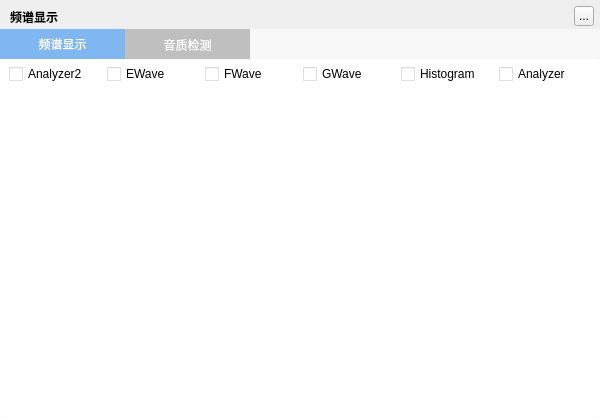
<?xml version="1.0" encoding="UTF-8"?>
<ui version="4.0">
 <class>MusicSpectrumWidget</class>
 <widget class="QWidget" name="MusicSpectrumWidget">
  <property name="geometry">
   <rect>
    <x>0</x>
    <y>0</y>
    <width>600</width>
    <height>418</height>
   </rect>
  </property>
  <property name="windowTitle">
   <string>频谱显示</string>
  </property>
  <widget class="QLabel" name="background">
   <property name="geometry">
    <rect>
     <x>0</x>
     <y>0</y>
     <width>600</width>
     <height>418</height>
    </rect>
   </property>
   <property name="text">
    <string/>
   </property>
  </widget>
  <widget class="QLabel" name="topTitleName">
   <property name="geometry">
    <rect>
     <x>10</x>
     <y>4</y>
     <width>171</width>
     <height>25</height>
    </rect>
   </property>
   <property name="styleSheet">
    <string notr="true">color:&quot;#FFFFFF&quot;;font-weight:bold</string>
   </property>
   <property name="text">
    <string>频谱显示</string>
   </property>
  </widget>
  <widget class="QToolButton" name="topTitleCloseButton">
   <property name="geometry">
    <rect>
     <x>574</x>
     <y>6</y>
     <width>20</width>
     <height>20</height>
    </rect>
   </property>
   <property name="text">
    <string>...</string>
   </property>
  </widget>
  <widget class="QWidget" name="backgroundMask" native="true">
   <property name="geometry">
    <rect>
     <x>0</x>
     <y>29</y>
     <width>600</width>
     <height>389</height>
    </rect>
   </property>
   <property name="styleSheet">
    <string notr="true">background:rgba(255,255,255,150)</string>
   </property>
   <widget class="QTabWidget" name="mainViewWidget">
    <property name="geometry">
     <rect>
      <x>0</x>
      <y>0</y>
      <width>600</width>
      <height>390</height>
     </rect>
    </property>
    <property name="styleSheet">
     <string notr="true">QTabWidget{
    border:none;
}
QTabBar::tab {
	height:30px;
	width:125px;
    background-color: #BFBFBF;
    color: white;
}
QTabBar::tab:selected {
    background-color: #80B7F1;
    color: white
}</string>
    </property>
    <property name="currentIndex">
     <number>0</number>
    </property>
    <widget class="QWidget" name="spectrumWidget">
     <attribute name="title">
      <string>频谱显示</string>
     </attribute>
     <layout class="QVBoxLayout" name="spectrumLayout">
      <property name="spacing">
       <number>0</number>
      </property>
      <property name="leftMargin">
       <number>0</number>
      </property>
      <property name="topMargin">
       <number>0</number>
      </property>
      <property name="rightMargin">
       <number>0</number>
      </property>
      <property name="bottomMargin">
       <number>0</number>
      </property>
      <item>
       <widget class="QWidget" name="spectrumFuncionts" native="true">
        <property name="minimumSize">
         <size>
          <width>0</width>
          <height>30</height>
         </size>
        </property>
        <property name="maximumSize">
         <size>
          <width>16777215</width>
          <height>30</height>
         </size>
        </property>
        <layout class="QHBoxLayout" name="spectrumFunciontsLayout">
         <property name="leftMargin">
          <number>9</number>
         </property>
         <property name="topMargin">
          <number>0</number>
         </property>
         <property name="rightMargin">
          <number>9</number>
         </property>
         <property name="bottomMargin">
          <number>0</number>
         </property>
         <item>
          <widget class="QCheckBox" name="analyzer2Box">
           <property name="text">
            <string>Analyzer2</string>
           </property>
          </widget>
         </item>
         <item>
          <widget class="QCheckBox" name="ewaveBox">
           <property name="text">
            <string>EWave</string>
           </property>
          </widget>
         </item>
         <item>
          <widget class="QCheckBox" name="fwaveBox">
           <property name="text">
            <string>FWave</string>
           </property>
          </widget>
         </item>
         <item>
          <widget class="QCheckBox" name="gwaveBox">
           <property name="text">
            <string>GWave</string>
           </property>
          </widget>
         </item>
         <item>
          <widget class="QCheckBox" name="histogramBox">
           <property name="text">
            <string>Histogram</string>
           </property>
          </widget>
         </item>
         <item>
          <widget class="QCheckBox" name="analyzerBox">
           <property name="text">
            <string>Analyzer</string>
           </property>
          </widget>
         </item>
        </layout>
       </widget>
      </item>
      <item>
       <widget class="QWidget" name="spectrumAreaWidget" native="true">
        <layout class="QVBoxLayout" name="spectrumAreaLayout">
         <property name="spacing">
          <number>2</number>
         </property>
         <property name="leftMargin">
          <number>9</number>
         </property>
         <property name="topMargin">
          <number>0</number>
         </property>
         <property name="bottomMargin">
          <number>5</number>
         </property>
        </layout>
       </widget>
      </item>
     </layout>
    </widget>
    <widget class="QWidget" name="spekWidget">
     <attribute name="title">
      <string>音质检测</string>
     </attribute>
     <layout class="QVBoxLayout" name="spekLayout">
      <property name="spacing">
       <number>0</number>
      </property>
      <property name="leftMargin">
       <number>0</number>
      </property>
      <property name="topMargin">
       <number>0</number>
      </property>
      <property name="rightMargin">
       <number>0</number>
      </property>
      <property name="bottomMargin">
       <number>0</number>
      </property>
      <item>
       <widget class="QWidget" name="spekFuncionts" native="true">
        <property name="minimumSize">
         <size>
          <width>0</width>
          <height>30</height>
         </size>
        </property>
        <property name="maximumSize">
         <size>
          <width>16777215</width>
          <height>30</height>
         </size>
        </property>
        <layout class="QHBoxLayout" name="spekFunciontsLayout">
         <property name="leftMargin">
          <number>9</number>
         </property>
         <property name="topMargin">
          <number>0</number>
         </property>
         <property name="rightMargin">
          <number>9</number>
         </property>
         <property name="bottomMargin">
          <number>0</number>
         </property>
         <item>
          <spacer name="horizontalSpacer">
           <property name="orientation">
            <enum>Qt::Horizontal</enum>
           </property>
           <property name="sizeHint" stdset="0">
            <size>
             <width>40</width>
             <height>20</height>
            </size>
           </property>
          </spacer>
         </item>
         <item>
          <widget class="QPushButton" name="localFileButton">
           <property name="minimumSize">
            <size>
             <width>60</width>
             <height>25</height>
            </size>
           </property>
           <property name="maximumSize">
            <size>
             <width>60</width>
             <height>25</height>
            </size>
           </property>
           <property name="text">
            <string>当前歌曲</string>
           </property>
          </widget>
         </item>
         <item>
          <widget class="QPushButton" name="openFileButton">
           <property name="minimumSize">
            <size>
             <width>60</width>
             <height>25</height>
            </size>
           </property>
           <property name="maximumSize">
            <size>
             <width>60</width>
             <height>25</height>
            </size>
           </property>
           <property name="text">
            <string>其他歌曲</string>
           </property>
          </widget>
         </item>
        </layout>
       </widget>
      </item>
      <item>
       <widget class="QWidget" name="spekAreaWidget" native="true">
        <layout class="QVBoxLayout" name="spekAreaLayout">
         <property name="spacing">
          <number>2</number>
         </property>
         <property name="leftMargin">
          <number>9</number>
         </property>
         <property name="topMargin">
          <number>0</number>
         </property>
         <property name="bottomMargin">
          <number>5</number>
         </property>
        </layout>
       </widget>
      </item>
     </layout>
    </widget>
   </widget>
  </widget>
  <zorder>background</zorder>
  <zorder>backgroundMask</zorder>
  <zorder>topTitleName</zorder>
  <zorder>topTitleCloseButton</zorder>
 </widget>
 <resources/>
 <connections/>
</ui>
